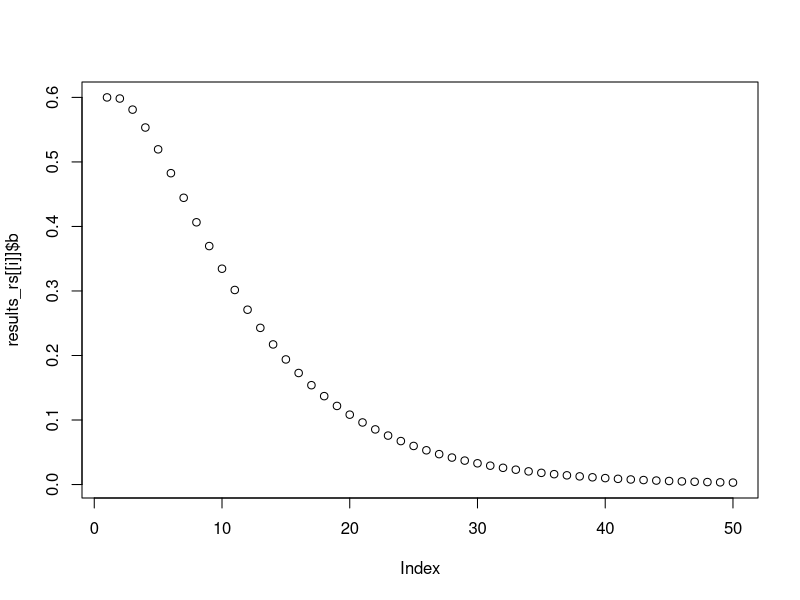
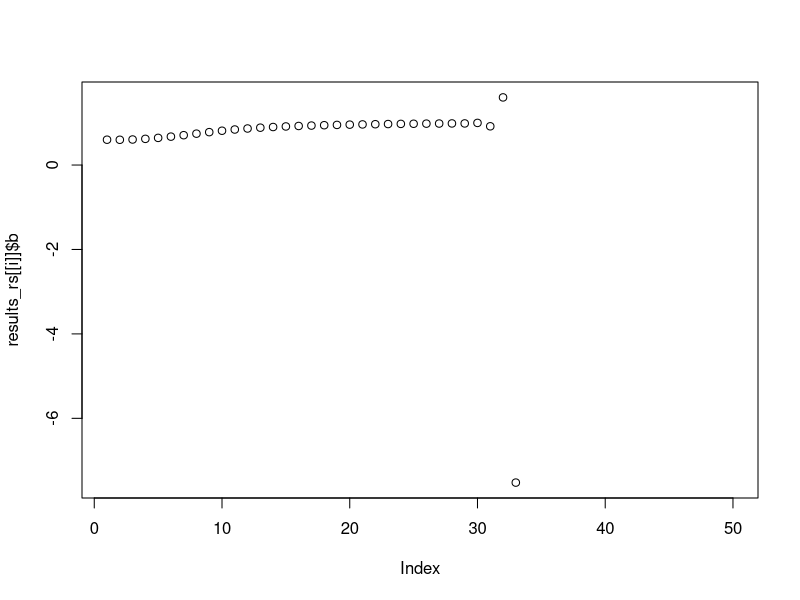
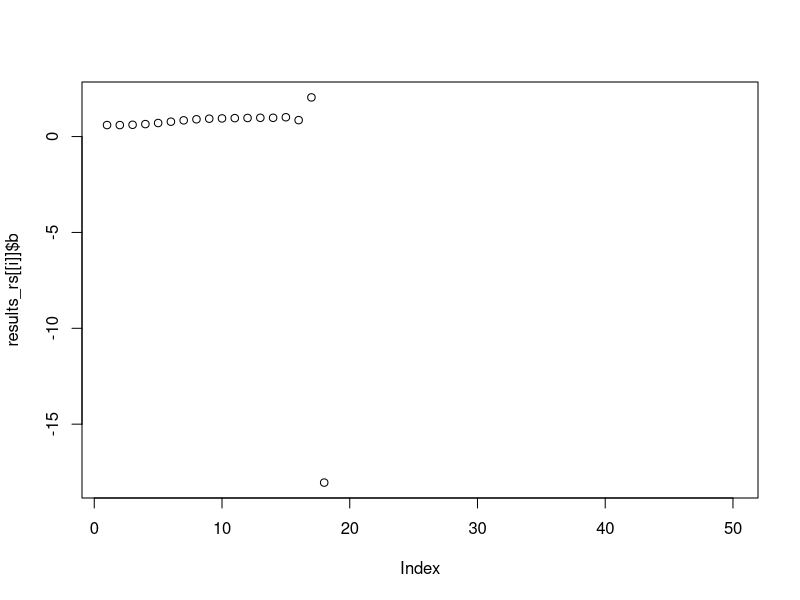
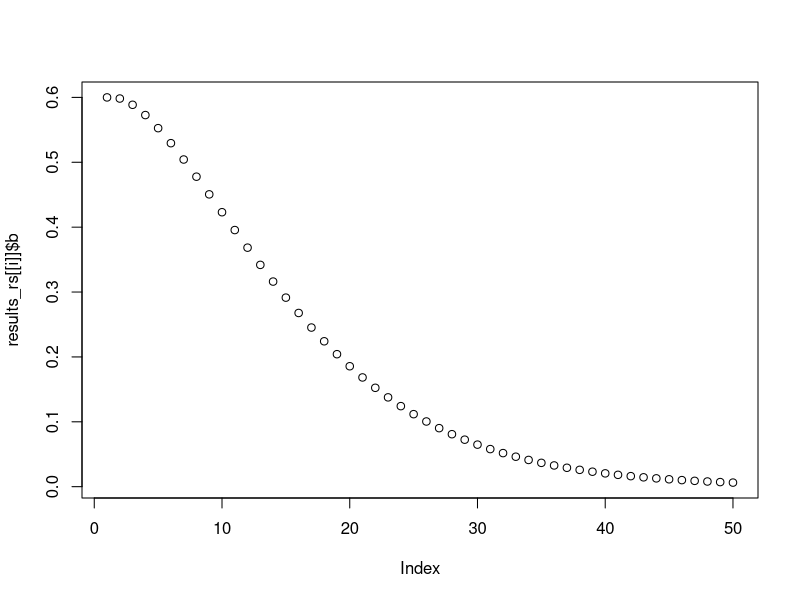
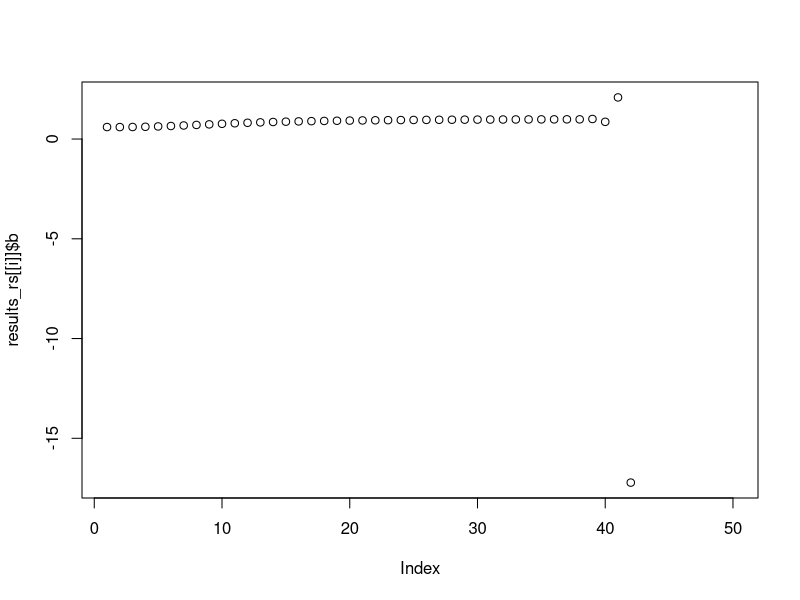
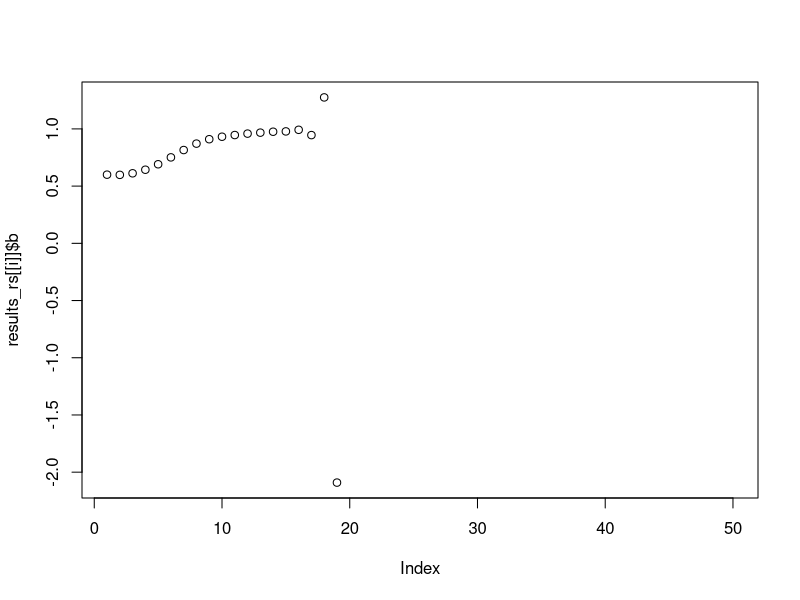
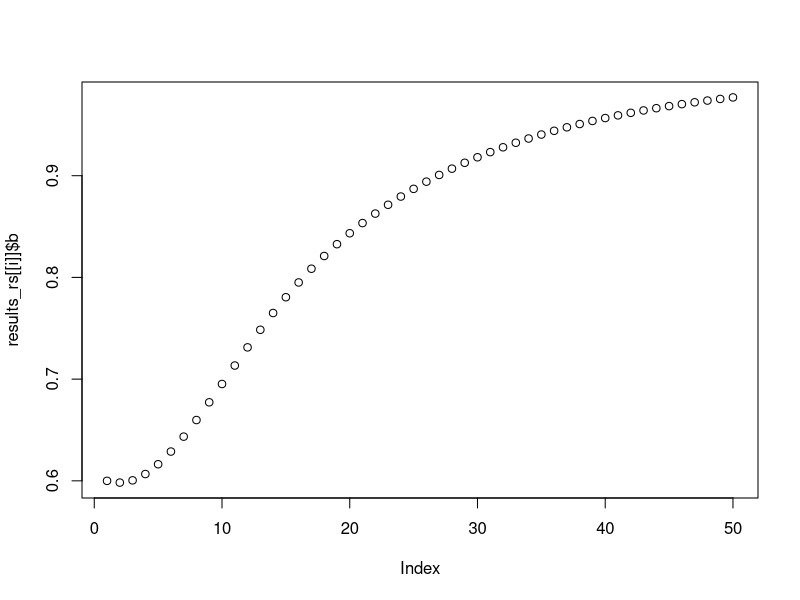
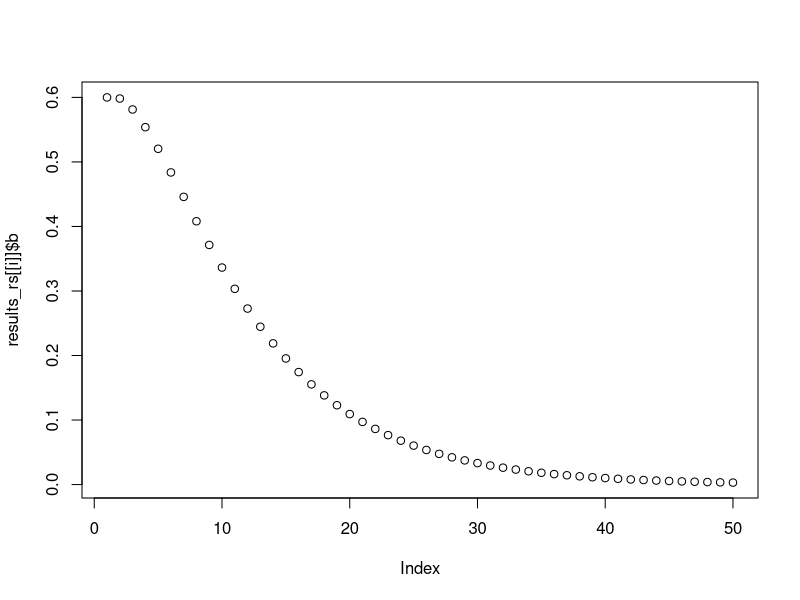

Generate these figures, in order, with R:
# Testing model behavior: Change in r

## This version tests the magnitude of climate change on r. Experiments will vary r_s (change in growth per degree C)
## but all other inputs in the model will remain constant 

# Set up a small trial number of experiments
n_experiment = 10 

experiment <- data.frame(
  r_s = runif(n_experiment, min = -0.3, max = 0.38)) #range of values from the table

# Model:
test_rs <- function(b, f, r, r_s, p, k, years){
  # b = 1
  # f = 1.5
  # g = 0.2
  # g_s = -0.01
  # phi = 0.188
  # years = 50   Note: these values were to help setup the initial model and ensure it ran properly - we don't need these anymore
  
  results <- data.frame(
    b = rep(NA, years), c = rep(NA, years), 
    year = 1:years, r = rep(NA, years)) #Setup the results dataframe where the outputs will be writen for however many years our experiment is running
  
  #Set the initial result for the outputs in year 1
  results$b[1] = b
  results$c[1] = f * b
  results$r[1] = r
  
  #Loop the model over the specified number of years
  for (t in 2:years) {
    
    results$b[t] = results$b[t-1] + (results$r[t-1] / p) * results$b[t-1] * (1 - ((results$b[t-1]/k) ^ p)) - results$c[t-1] #operating model - PT
    results$r[t] = results$r[t-1] * (1 + r_s) #climate model - how does r change with climate change in each year
    results$c[t] = results$b[t-1] * f #define catch - won't need this if using the climate ready management below
    
  } 
  
  return(results)
}


# Run model over experiments:
results_rs = list() 

for (i in 1:n_experiment){
  results_rs[[i]] <- test_rs(b = 0.6, f = 0.1, r = 0.2, r_s = experiment$r_s[i], p = 0.2,
                                years = 50, k = 1)
}


#Plot the change in biomass over time for all 10 experiments:
for(i in 1:n_experiment){
  plot(results_rs[[i]]$b)
}

#Save a copy of plots to look at later:
pdf(file = "G:/Data Analysis/SomefinFishE/Models/behavior_checks/rs/b_plots.pdf",
    width = 4,
    height = 4)

for(i in 1:n_experiment){
  plot(results_rs[[i]]$b)
}

dev.off()

# Have a vector of starting r_s values to compare to the graphs
library(tidyverse)
rs_intial <- as.data.frame(experiment$r_s) %>% 
  rename(r_s = "experiment$r_s")
